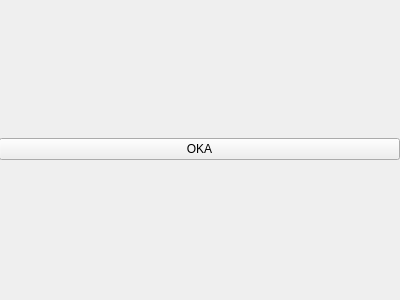
<?xml version="1.0" encoding="UTF-8"?>
<ui version="4.0">
 <class>Form</class>
 <widget class="QWidget" name="Form">
  <property name="geometry">
   <rect>
    <x>0</x>
    <y>0</y>
    <width>400</width>
    <height>300</height>
   </rect>
  </property>
  <property name="windowTitle">
   <string>Form</string>
  </property>
  <widget class="QWidget" name="horizontalLayoutWidget">
   <property name="geometry">
    <rect>
     <x>-1</x>
     <y>-1</y>
     <width>401</width>
     <height>301</height>
    </rect>
   </property>
   <layout class="QHBoxLayout" name="horizontalLayout">
    <item>
     <widget class="QPushButton" name="pushButton">
      <property name="text">
       <string>OKA</string>
      </property>
     </widget>
    </item>
   </layout>
  </widget>
 </widget>
 <resources/>
 <connections/>
</ui>
